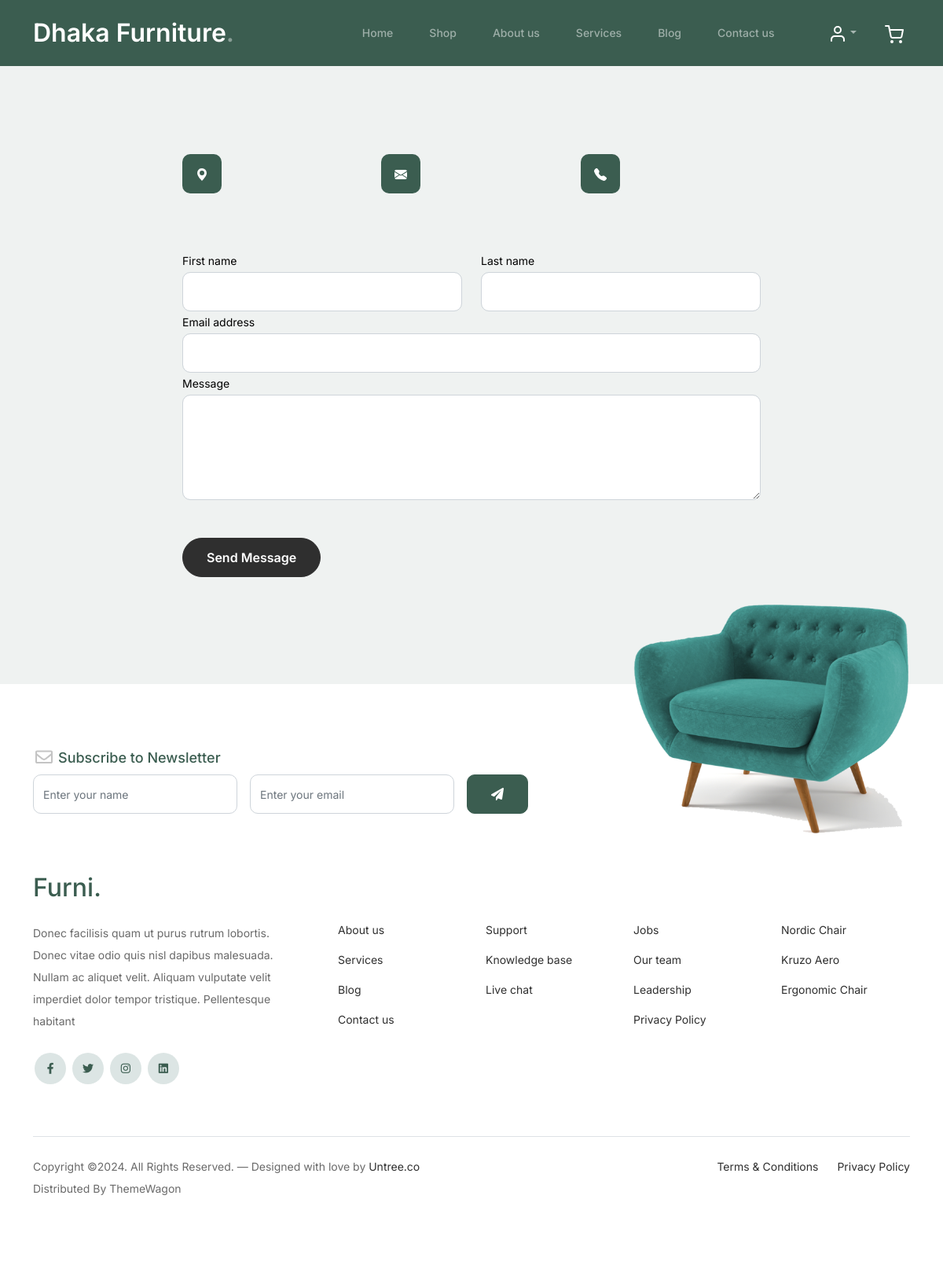
/contact, run on an earlier commit of the app's database.
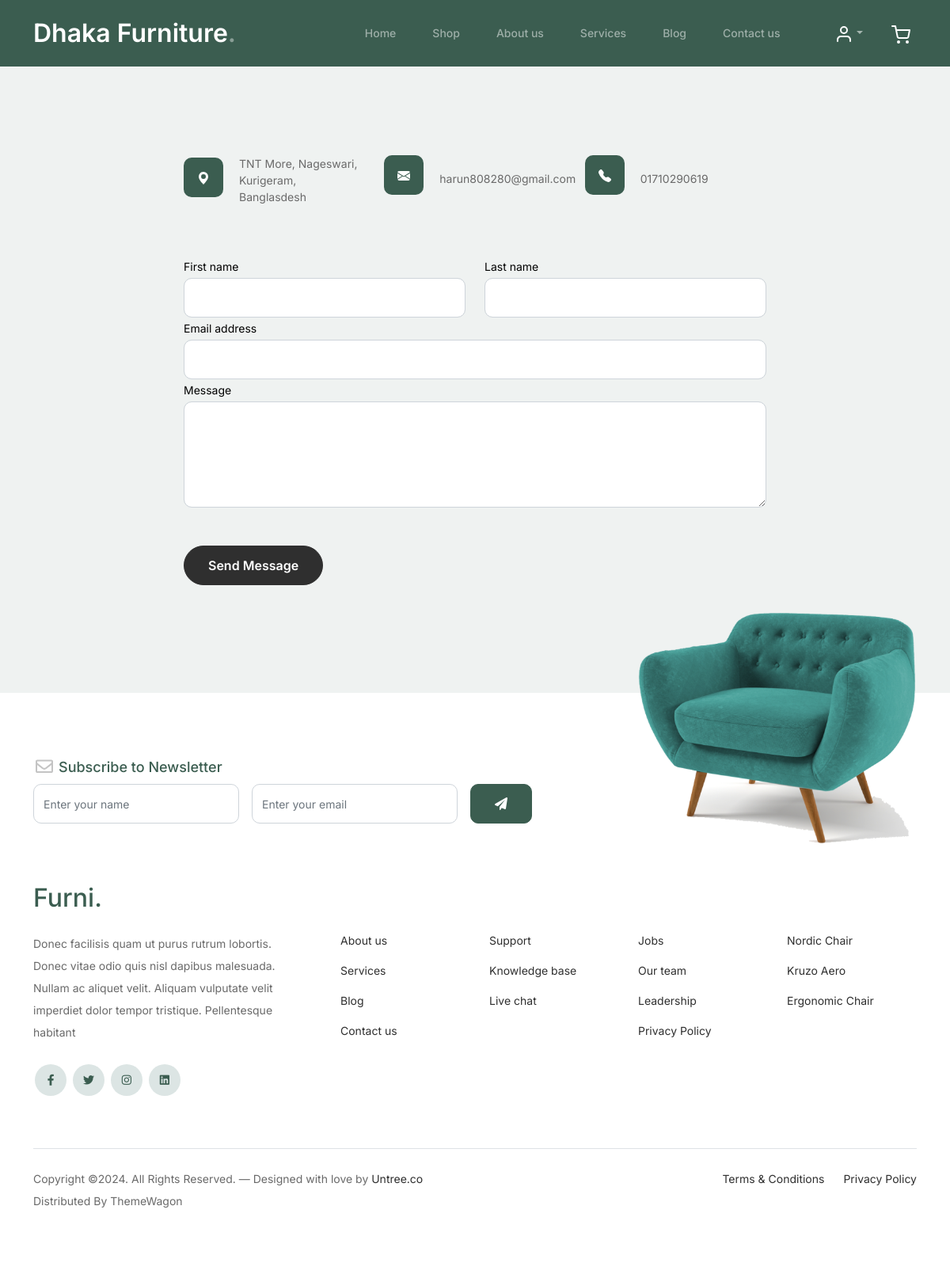
And on a later commit of the database.
### main/models.py (models this page shows, shortened)
class ShopInfo(models.Model):
    address=models.CharField( max_length=220,blank=True,null=True)
    email=models.EmailField( max_length=254,blank=True,null=True)
    phone=models.CharField( max_length=50)

### main/views.py (the view, shortened to what this page needs)
# urls.py: path('contact',views.contract,name='contact'),
def contract(request):
    info=ShopInfo.objects.all().order_by('-id')[:1]
    return render(request,'contact.html',locals())

### main/templates/contact.html (shortened to what this page needs)
{% extends "base.html" %}
{% load static %}
{% block content %}
		<div class="untree_co-section">
      <div class="container">
        <div class="block">
          <div class="row justify-content-center">
            <div class="col-md-8 col-lg-8 pb-4">
              <div class="row mb-5">
                <div class="col-lg-4">
                  <div  class="service no-shadow align-items-center link horizontal d-flex active" data-aos="fade-left" data-aos-delay="0">
                    <div class="service-icon color-1 mb-4">
                      <svg xmlns="http://www.w3.org/2000/svg" width="16" height="16" fill="currentColor" class="bi bi-geo-alt-fill" viewBox="0 0 16 16">
                        <path d="M8 16s6-5.686 6-10A6 6 0 0 0 2 6c0 4.314 6 10 6 10zm0-7a3 3 0 1 1 0-6 3 3 0 0 1 0 6z"/>
                      </svg>
                    </div>
                    <div class="service-contents">
						{% for i in info %}
                         <p>{{i.address}}</p>
					    {% endfor %}
                    </div>
                  </div>
                </div>
                <div class="col-lg-4">
                  <div  class="service no-shadow align-items-center link horizontal d-flex active" data-aos="fade-left" data-aos-delay="0">
                    <div class="service-icon color-1 mb-4">
                    </div>
                    <div class="service-contents">
						{% for i in info %}
                      <p>{{i.email}}</p>
					  {% endfor %}
                    </div>
                  </div>
                </div>
                <div class="col-lg-4">
                  <div  class="service no-shadow align-items-center link horizontal d-flex active" data-aos="fade-left" data-aos-delay="0">
                    <div class="service-icon color-1 mb-4">
                    </div>
                    <div class="service-contents">
						{% for i in info %}
                      <p>{{i.phone}}</p>
					  {% endfor %}
                    </div>
                  </div>
                </div>
              </div>
              <form action="" method="post">
					<div class="row">
					<div class="col-6">
						<div class="form-group">
						<label class="text-black" for="fname">First name</label>
						<input type="text" name='first_name' class="form-control" id="fname">
						</div>
					</div>
					<div class="col-6">
						<div class="form-group">
						<label class="text-black" for="lname">Last name</label>
						<input type="text" name='last_name' class="form-control" id="lname">
						</div>
					</div>
					</div>
					<div class="form-group">
					<label class="text-black" for="email">Email address</label>
					<input type="email" name='email' class="form-control" id="email">
					</div>
					<div class="form-group mb-5">
					<label class="text-black" for="message">Message</label>
					<textarea name='message' class="form-control" id="message" cols="30" rows="5"></textarea>
					</div>
					<button type="submit" class="btn btn-primary-hover-outline">Send Message</button>
              </form>
            </div>
          </div>
        </div>
      </div>
    </div>
  {% endblock content %}

What changed in the data, as far as the page shows it:
added ShopInfo: address "TNT More, Nageswari, Kurigeram, Banglasdesh", email "harun808280@gmail.com", phone "01710290619"
